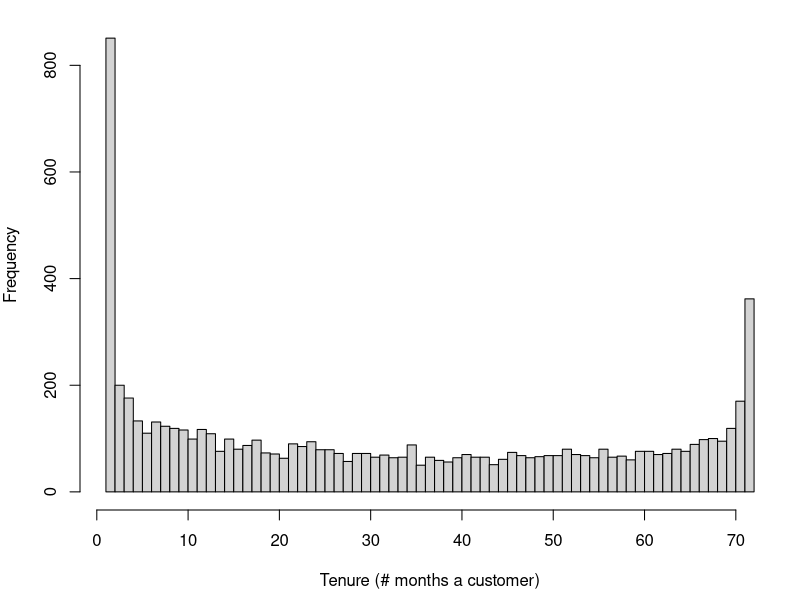
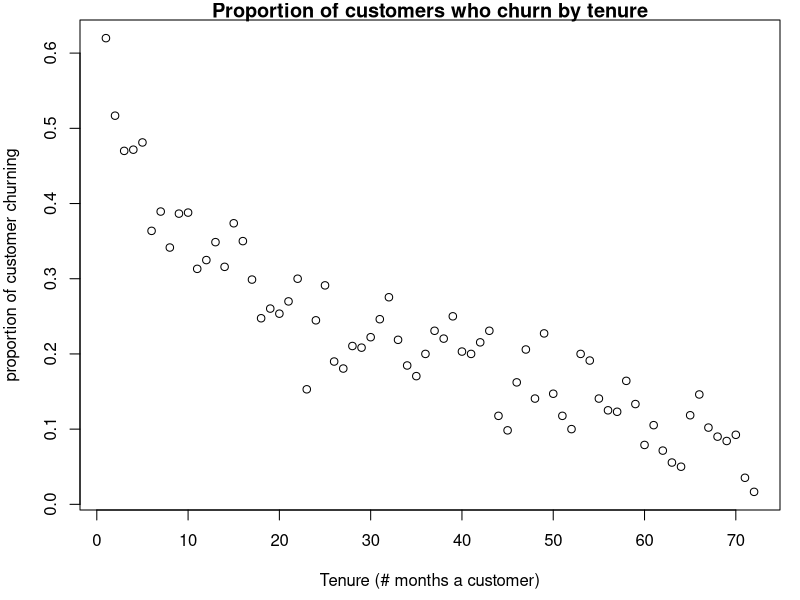
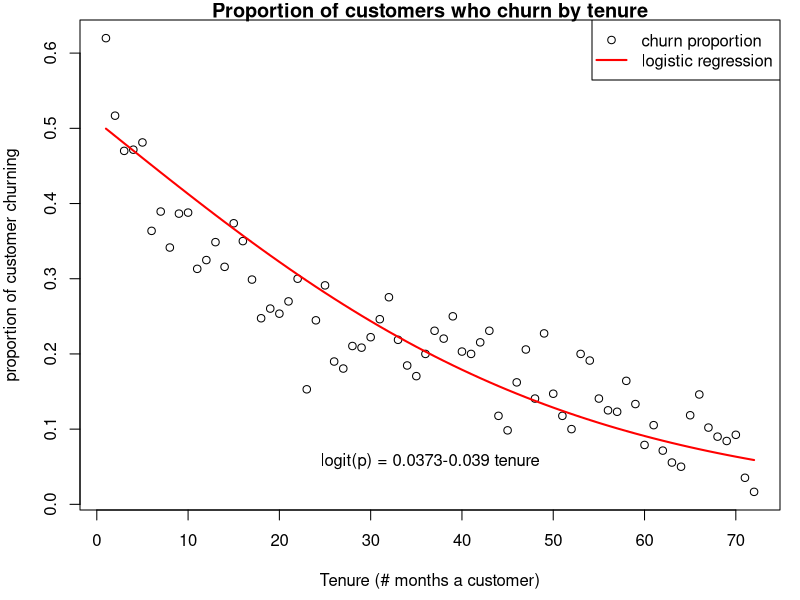
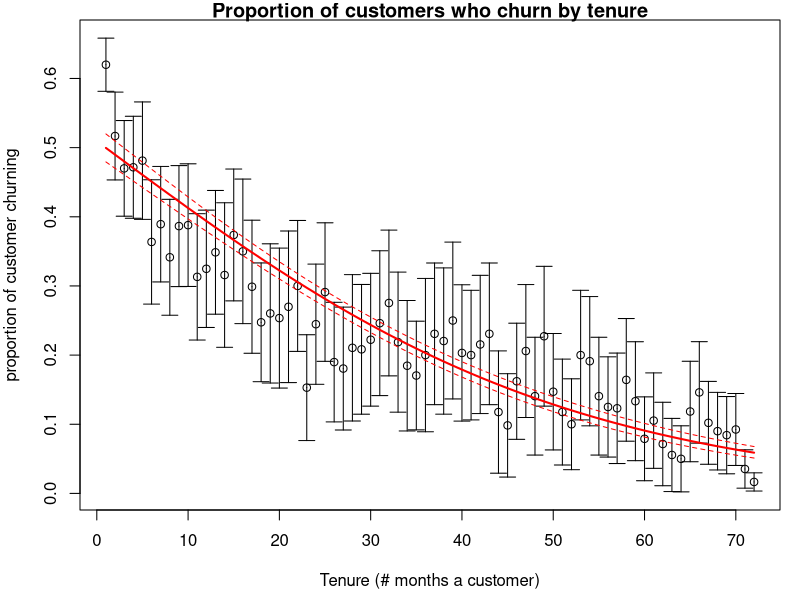
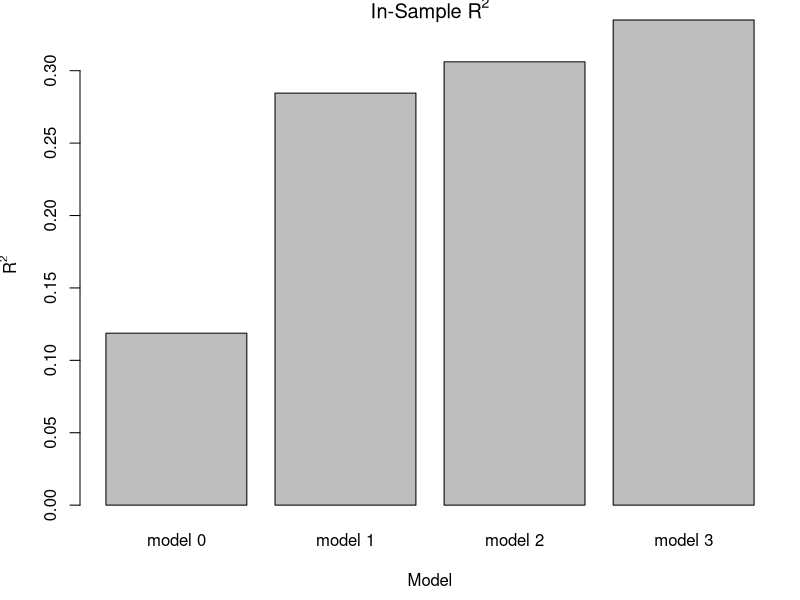
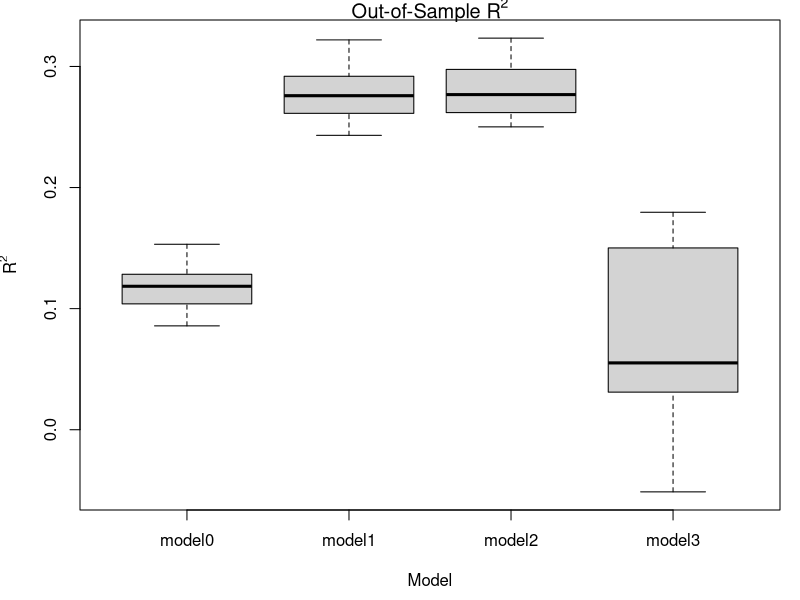
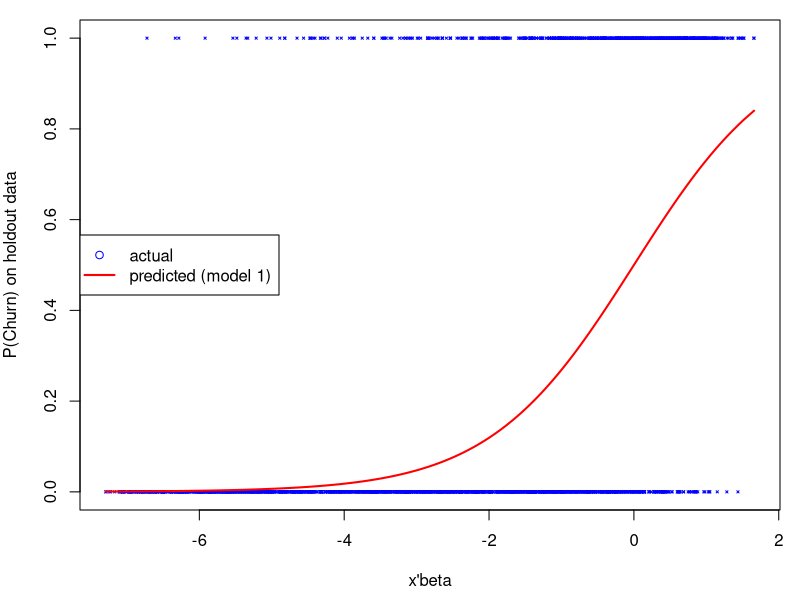
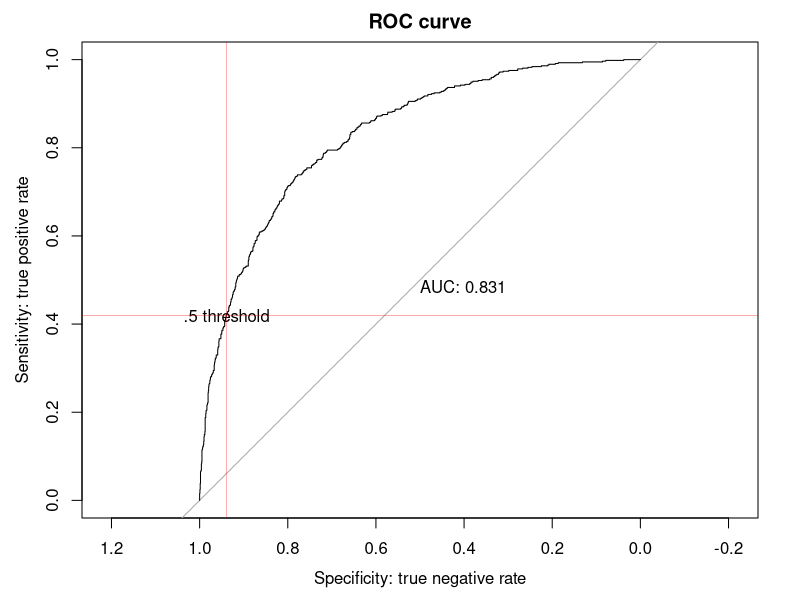

Recreate these plots in R, in order.
## ---- chunk 1
# install.packages("pRoc")
# install.packages("plotrix")   
library(car)
library(tidyverse)
library(pROC)
library(plotrix)  
library(tidyverse)
library(readr)
library(kableExtra)

# set working directory 
telco <- read_csv("telco.csv")
telco_holdout <- read_csv("telco_holdout.csv")

options("scipen"=200, "digits"=3)
## ---- chunk 2
# drop the ID column, make senior citizen a factor variable, and divide totalcharges by 1000
telco <- telco[-c(1)]
telco$SeniorCitizen<-as.factor(telco$SeniorCitizen)
telco$TotalCharges<-telco$TotalCharges/1000

# Change Churn from "no" "yes" to 0 1
telco <- telco %>%
      mutate(Churn = ifelse(Churn == "No",0,1))
## ---- chunk 3
summary(telco$Churn)
rbar <- mean(telco$Churn)
## ---- chunk 4
par(mai=c(.9,.8,.2,.2))
hist(telco$tenure, main = "", xlab="Tenure (# months a customer)", breaks = 71)
## ---- chunk 5
churn_tenure <- telco %>% 
  as.data.frame() %>% 
  group_by(tenure) %>% 
  summarize(tenure=mean(tenure), 
            p_churn=mean(Churn), 
            n_churners=sum(Churn), n=n(), 
            p_churn_se= sqrt((p_churn)*(1-p_churn)/n)) %>% 
  mutate(lower_CI_pchurn = p_churn - 1.96*p_churn_se, ## CI of churn by tenure-lev.
         upper_CI_pchurn = p_churn + 1.96*p_churn_se) 
head(churn_tenure) %>% 
  kbl() %>%
  kable_styling()
## ---- chunk 6
par(mai=c(.9,.8,.2,.2))
plot(x = churn_tenure$tenure, y = churn_tenure$p_churn, main="Proportion of customers who churn by tenure", xlab="Tenure (# months a customer)", ylab="proportion of customer churning")
## ---- chunk 7
# fit 
model_0 <- glm(Churn ~ tenure, data=telco, family = binomial(link="logit"))

# show us coefficients and other model fit statistics
summary(model_0)
## ---- chunk 8
exp(-0.03901)-1
## ---- chunk 9
# create data set of tenure from 1 to 72
plotdat <- data.frame(tenure=(1:72))

# put predictions and 95% confidence intervals of those 
preddat <- predict(model_0,
               type = "link",
               newdata=plotdat, ## Prediction by each level of tenure
               se.fit=TRUE) %>% 
  as.data.frame() %>% 
  mutate(tenure=(1:72), ### HERE we are putting our results ####
 # model object model_0 has a component called linkinv that 
 # is a function that inverts the link function of the GLM:
         lower = model_0$family$linkinv(fit - 1.96*se.fit), 
         point.estimate = model_0$family$linkinv(fit), 
         upper = model_0$family$linkinv(fit + 1.96*se.fit))
## ---- chunk 10
# plot actual vs. logistic regression
par(mai=c(.9,.8,.2,.2))
plot(x = churn_tenure$tenure, y = churn_tenure$p_churn, main="Proportion of customers who churn by tenure", xlab="Tenure (# months a customer)", ylab="proportion of customer churning")
lines(x=preddat$tenure, y=preddat$point.estimate, col="red", lwd=2)
legend('topright',legend=c("churn proportion", "logistic regression"),col=c("black","red"),pch=c(1,NA),lty=c(NA,1), lwd=c(NA,2))

eq <- paste0("logit(p) = ",round(coef(model_0)[1],4),
             ifelse(coef(model_0)[2]<0,round(coef(model_0)[2],4),
                    paste("+",round(coef(model_0)[2],4))),
                    paste(" tenure"))
# puts equation in figure
mtext(eq, 1,-3)
## ---- chunk 11
par(mai=c(.9,.8,.2,.2))
plotCI(x = churn_tenure$tenure,               # plotrix plot with confidence intervals
       y = churn_tenure$p_churn,
       li = churn_tenure$lower_CI_pchurn,
       ui = churn_tenure$upper_CI_pchurn, main="Proportion of customers who churn by tenure", xlab="Tenure (# months a customer)", ylab="proportion of customer churning")

lines(x=preddat$tenure, y=preddat$point.estimate, col="red", lwd=2, type = "l")
lines(x=preddat$tenure, y=preddat$lower, col="red", lty=2, lwd=1, type = "l")
lines(x=preddat$tenure, y=preddat$upper, col="red", lty=2, lwd=1, type = "l")

## ---- chunk 12
options(width = 200)
model_1 <- glm(Churn ~ . , data=telco, family="binomial")
## ---- chunk 13
model_2 <- glm(Churn ~ . +as.factor(tenure) -tenure , data=telco, family="binomial")
## ---- chunk 14
model_3 <- glm(Churn ~ . +as.factor(tenure)*as.factor(PaymentMethod) -tenure -PaymentMethod, data=telco, family="binomial")
## ---- chunk 15
models <- paste0("model_", 0:3) # list of models
D <- sapply(models, function(x) get(x)$deviance) # get deviance D for each
D0 <- model_0$null.deviance # D_0 is the same for all models
R2 <- 1-D/D0
## ---- chunk 16
par(mai=c(.9,.8,.2,.2))
barplot(R2, names.arg = c("model 0","model 1", "model 2", "model 3"), main=expression(paste("In-Sample R"^"2")), xlab="Model", ylab=expression(paste("R"^"2")))
## ---- chunk 17
# you don't need to know how to write this code.
set.seed(19103)
n = nrow(telco)
K = 10 # # folds
foldid = rep(1:K, each=ceiling(n/K))[sample(1:n)]
# foldid[1:10]
OOS <- data.frame(model0=rep(NA, K), model1=rep(NA,K), model2=rep(NA,K), model3=rep(NA,K))


## pred must be probabilities (0<pred<1) for binomial
  deviance <- function(y, pred, family=c("gaussian","binomial")){
    family <- match.arg(family)
    if(family=="gaussian"){
      return( sum( (y-pred)^2 ) )
    }else{
      if(is.factor(y)) y <- as.numeric(y)>1
      return( -2*sum( y*log(pred) + (1-y)*log(1-pred) ) )
    }
  }

## get null devaince too, and return R2
  R2 <- function(y, pred, family=c("gaussian","binomial")){
  fam <- match.arg(family)
  if(fam=="binomial"){
    if(is.factor(y)){ y <- as.numeric(y)>1 }
  }
  dev <- deviance(y, pred, family=fam)
  dev0 <- deviance(y, mean(y), family=fam)
  return(1-dev/dev0)
  }  

# this part will take several minutes, fitting 3 models K times each
  
for(k in 1:K){
  train = which(foldid!=k) # data used to train
  
  # fit regressions
  model_0<- glm(Churn ~ tenure, data=telco[train,], family="binomial")
  summary(model_0)
  
  model_1 <- glm(Churn ~ . , data=telco[train,], family="binomial")
  summary(model_1)
  
  model_2 <- glm(Churn ~ . +as.factor(tenure) -tenure, data=telco[train,], family="binomial")
  summary(model_2)
  
  model_3 <- glm(Churn ~ . +as.factor(tenure)*as.factor(PaymentMethod) -tenure -PaymentMethod, data=telco[train,], family="binomial")
  summary(model_3)
  
  
  # predict on holdout data (-train)
  pred0<- predict(model_0, newdata=telco[-train,], type = "response")
  pred1<- predict(model_1, newdata=telco[-train,], type = "response")
  pred2<- predict(model_2, newdata=telco[-train,], type = "response")
  pred3<- predict(model_3, newdata=telco[-train,], type = "response")
  
  # calculate R2
  OOS$model0[k]<-R2(y = telco$Churn[-train],pred=pred0, family="binomial")
  OOS$model1[k]<-R2(y = telco$Churn[-train],pred=pred1, family="binomial")
  OOS$model2[k]<-R2(y = telco$Churn[-train],pred=pred2, family="binomial")
  OOS$model3[k]<-R2(y = telco$Churn[-train],pred=pred3, family="binomial")
  
  # print progress
  cat(k, "  ")
    
}
## ---- chunk 18
par(mai=c(.9,.8,.2,.2))  
boxplot(OOS[,1:4], data=OOS, main=expression(paste("Out-of-Sample R"^"2")),
        xlab="Model", ylab=expression(paste("R"^"2")))
## ---- chunk 19
newdata = data.frame(gender = "Male", SeniorCitizen=as.factor(1),Partner="No",Dependents="No", tenure=72,PhoneService="Yes",MultipleLines="No", InternetService="DSL", OnlineSecurity="No", OnlineBackup="No", DeviceProtection="No", TechSupport="Yes", StreamingTV="Yes", StreamingMovies="No", Contract="One year", PaperlessBilling="No", PaymentMethod="Mailed check", MonthlyCharges=30,TotalCharges=1)

predict(model_1,newdata,type="response")
## ---- chunk 20

holdout_telco <- read_csv("telco_holdout.csv")

# ID column don't need to drop.
# make senior citizen a factor variable, and divide totalcharges by 1000
holdout_telco$SeniorCitizen<-as.factor(holdout_telco$SeniorCitizen)
holdout_telco$TotalCharges<-holdout_telco$TotalCharges/1000

# Change Churn from "no" "yes" to 0 1

holdout_telco <- holdout_telco %>%
      mutate(Churn = ifelse(Churn == "No",0,1))
n_churners<-sum(holdout_telco$Churn)
rbar_ho <- mean(holdout_telco$Churn)
## ---- chunk 21
# predicted x'beta part of 
xb <- predict(model_1, type = "link", newdata=holdout_telco)
# the predicted probability 
prob <- predict(model_1, type = "response", newdata=holdout_telco)
head(cbind(xb,prob)) %>% 
  kbl() %>%
  kable_styling()
# order customers from least likely to churn (according to model) to most likely
ind <- order(prob)
## ---- chunk 22
par(mai=c(.9,.8,.2,.2))
plot(xb[ind],holdout_telco$Churn[ind], pch=4,cex=0.3,col="blue", xlab="x'beta",ylab="P(Churn) on holdout data")
lines(x=xb[ind], y=prob[ind], col="red", lwd=2)
legend('left',legend=c("actual", "predicted (model 1)"),col=c("blue","red"), pch=c(1,NA),lty=c(NA,1), lwd=c(NA,2))
## ---- chunk 23
confusion_matrix <- (table(holdout_telco$Churn, prob > 0.5))
confusion_matrix <- as.data.frame.matrix(confusion_matrix)
colnames(confusion_matrix) <- c("No", "Yes")
confusion_matrix$Percentage_Correct <- confusion_matrix[1,]$No/(confusion_matrix[1,]$No+confusion_matrix[1,]$Yes)*100
confusion_matrix[2,]$Percentage_Correct <- confusion_matrix[2,]$Yes/(confusion_matrix[2,]$No+confusion_matrix[2,]$Yes)*100

print(confusion_matrix)
## ---- chunk 24
cat('Overall Percentage:', (confusion_matrix[1,1]+confusion_matrix[2,2])/nrow(holdout_telco)*100)
## ---- chunk 25
par(mai=c(.9,.8,.2,.2))
plot(roc(holdout_telco$Churn, prob), print.auc=TRUE, 
     col="black", lwd=1, main="ROC curve", xlab="Specificity: true negative rate", ylab="Sensitivity: true positive rate", xlim=c(1,0))
text(confusion_matrix$Percentage_Correct[[1]]/100, confusion_matrix$Percentage_Correct[[2]]/100, ".5 threshold")
abline(h=confusion_matrix$Percentage_Correct[[2]]/100, col="red",lwd=.3)
abline(v=confusion_matrix$Percentage_Correct[[1]]/100, col="red",lwd=.3)
## ---- chunk 26
ntiles <- function(x, bins) {
  quantiles = seq(from=0, to = 1, length.out=bins+1)
  cut(ecdf(x)(x),breaks=quantiles, labels=F)
}
# create deciles
prob_decile = ntiles(prob, 10)

# prob, decile and actual
pred<-data.frame(cbind(prob,prob_decile, holdout_telco$Churn))
colnames(pred)<-c("predicted","decile", "actual")

# create lift table by decile
# average churn rate by decile

# lift is the actual churn rate in the decile divided by average overall churn rate
  
lift_table<-pred %>% group_by(decile) %>%  summarize(actual_churn = mean(actual), lift = actual_churn/rbar_ho, n_customers=n()) %>% arrange(desc(decile)) %>% mutate(cum_customers=cumsum(n_customers)) %>% mutate(cum_lift=cumsum(actual_churn)/sum(actual_churn)*100)

head(lift_table) %>% 
  kbl() %>%
  kable_styling()
## ---- chunk 27
# order from highest to smallest in terms of prob
# percentage of churners from beginning to end.
pred<-pred %>% arrange(desc(predicted)) %>% mutate(prop_churn = cumsum(actual)/sum(actual)*100, prop_cust = seq(nrow(pred))/nrow(pred)*100)
head(pred) %>% 
  kbl() %>%
  kable_styling()

## ---- chunk 28
# Plotting percentage of churners as a function of percentage of customers
par(mai=c(.9,.8,.2,.2))
plot(pred$prop_cust,pred$prop_churn,type="l",xlab="% of customers targeted using model",ylab="% of churners accounted for",xlim = c(0,100), ,ylim = c(0,100),col="blue")
legend('topleft', legend=c("Naive", "Logistic"), col=c("red", "blue"), lty=1:1, cex=0.8)
abline(a=0,b=1,col="red")
points(x=30, y= lift_table$cum_lift[3], pch=4, col="red",  cex=2, lwd=2)
text(x = 28,y= lift_table$cum_lift[3]+5, paste(round(lift_table$cum_lift[3],0), "%" ))
## ---- chunk 29
gamma = 0.1  # probability that customer is rescued if he or she is a churner
LTV = 500   # lifetime value of rescued customer
delta = 50  # cost of incentive
c = 0.50  # cost of contact

# re-order lift from highest to lowest
# add columns to our lift table

profit_table<-lift_table %>% mutate(
  cum_prop_churners = cumsum(actual_churn*n_customers)/cum_customers, 
  profit = cum_customers*((gamma*LTV+delta*(1-gamma))*cum_prop_churners-delta-c),
  decile=11-decile)
                                                                      
head(profit_table) %>% 
  kbl() %>%
  kable_styling()
## ---- chunk 30
par(mai=c(.9,.8,.2,.2))
bp<-barplot(profit_table$profit ~ profit_table$decile, main="expected profits by # of deciles targeted", xlab="# deciles targeted", ylab="expected profits")
